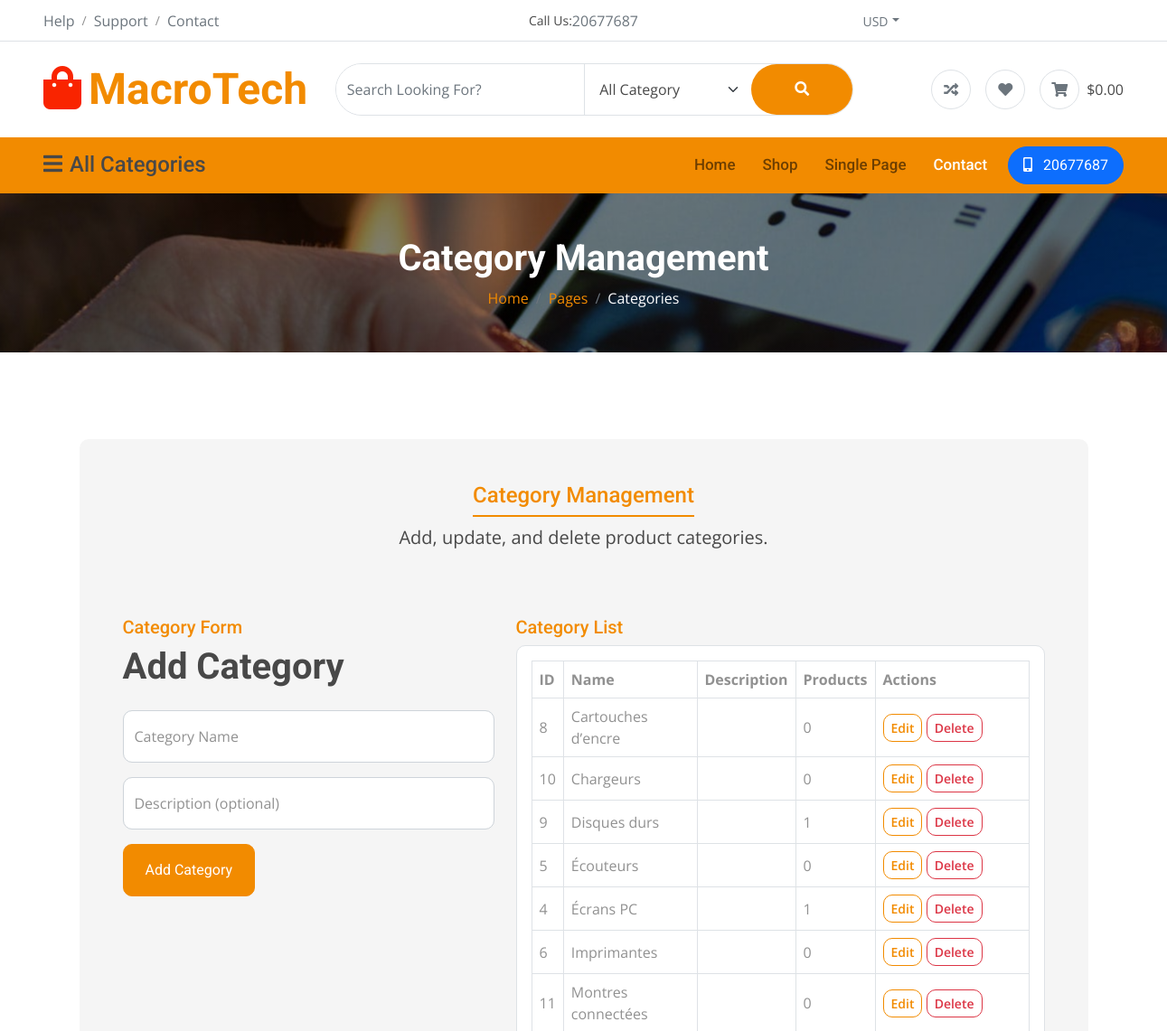
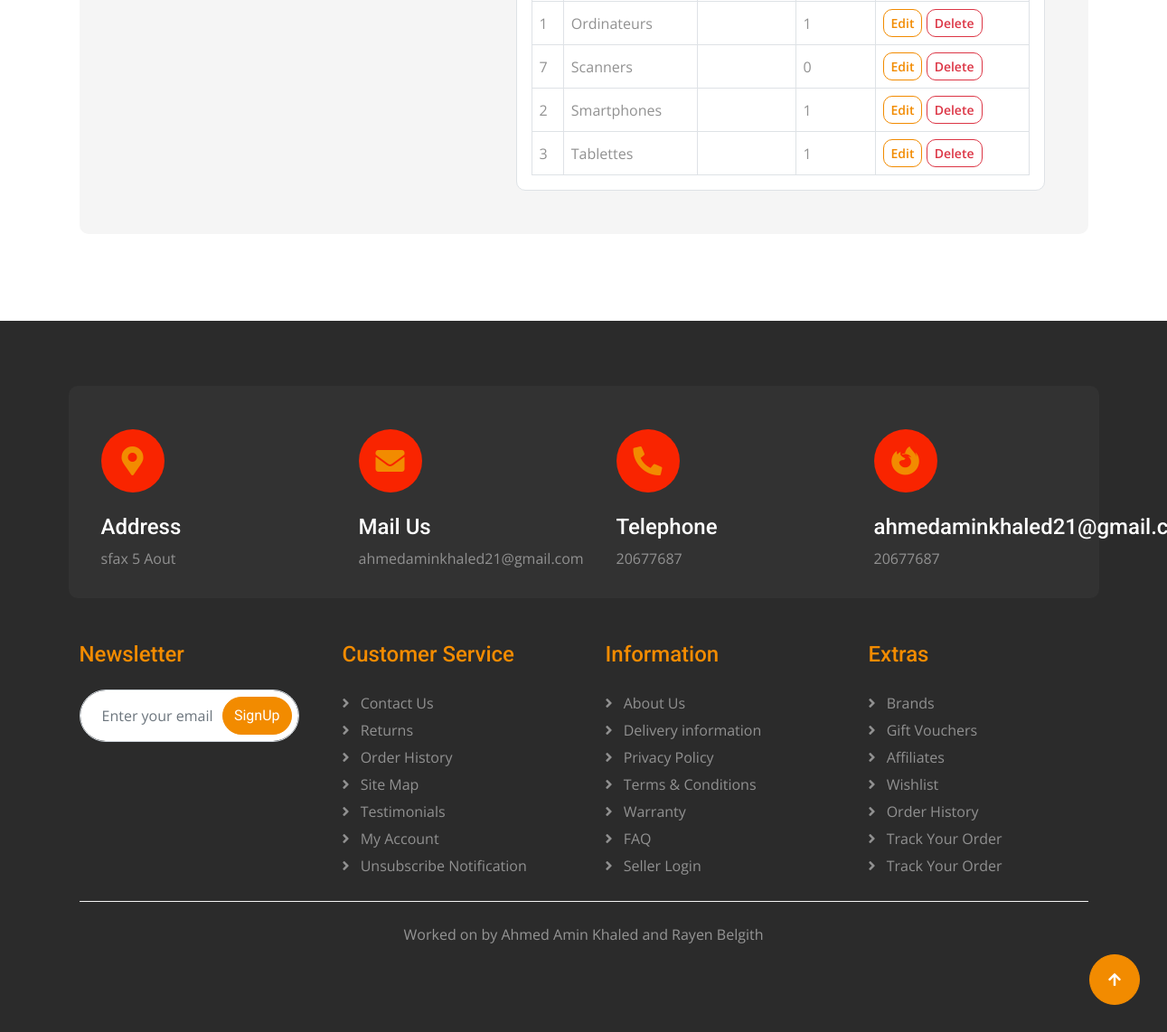
The page /contact.php on the database its author committed (2 pictures, top to bottom).
### tables this page shows
CREATE TABLE IF NOT EXISTS categories (
    id INT UNSIGNED AUTO_INCREMENT PRIMARY KEY,
    name VARCHAR(100) NOT NULL,
    description VARCHAR(255) NULL,
    created_at DATETIME NOT NULL DEFAULT CURRENT_TIMESTAMP,
    updated_at DATETIME NULL DEFAULT NULL ON UPDATE CURRENT_TIMESTAMP,
    CONSTRAINT uq_categories_name UNIQUE (name)
);

### contact.php (the view, shortened to what the rows shown need)
<?php
require_once __DIR__ . '/config/app.php';
$isEdit = false;
?>
<!DOCTYPE html>
<html lang="en">
<head>
    <link rel="stylesheet" href="https://use.fontawesome.com/releases/v5.15.4/css/all.css" />
    <link href="https://cdn.jsdelivr.net/npm/bootstrap-icons@1.4.1/font/bootstrap-icons.css" rel="stylesheet">
    <link href="assets/lib/animate/animate.min.css" rel="stylesheet">
    <link href="assets/lib/owlcarousel/assets/owl.carousel.min.css" rel="stylesheet">
    <link href="assets/css/bootstrap.min.css" rel="stylesheet">
    <link href="assets/css/style.css" rel="stylesheet">
</head>
<body>
    <div class="container-fluid px-5 py-4 d-none d-lg-block">
        <div class="row gx-0 align-items-center text-center">
            <div class="col-md-4 col-lg-3 text-center text-lg-start">
                <div class="d-inline-flex align-items-center">
                    <a href="index.php" class="navbar-brand p-0">
                        <h1 class="display-5 text-primary m-0"><i
                                class="fas fa-shopping-bag text-secondary me-2"></i>MacroTech</h1>
                    </a>
                </div>
            </div>
        </div>
    </div>
                            <?php include __DIR__ . '/includes/sidebar_categories.php'; ?>
                                    <?php include __DIR__ . '/includes/sidebar_categories.php'; ?>
    <div class="container-fluid page-header py-5">
        <h1 class="text-center text-white display-6 wow fadeInUp" data-wow-delay="0.1s">Category Management</h1>
    </div>
    <div class="container-fluid contact py-5">
        <div class="container py-5">
            <div class="p-5 bg-light rounded">
                <div class="row g-4">
                    <div class="col-lg-5">
                        <h1 class="display-6 mb-4 wow fadeInUp" data-wow-delay="0.3s">
                            <?= $isEdit ? 'Update Category' : 'Add Category' ?>
                        </h1>
                    </div>
                    <div class="col-lg-7 wow fadeInUp" data-wow-delay="0.2s">
                        <div class="table-responsive bg-white rounded p-3 border">
                            <table class="table table-bordered table-hover align-middle mb-0">
                                <thead>
                                <tr>
                                    <th>ID</th>
                                    <th>Name</th>
                                    <th>Description</th>
                                    <th>Products</th>
                                    <th style="min-width: 170px;">Actions</th>
                                </tr>
                                </thead>
                                <tbody>
                                <?php if (empty($categories)): ?>
                                    <tr>
                                        <td colspan="5" class="text-center">No categories found.</td>
                                    </tr>
                                <?php else: ?>
                                    <?php foreach ($categories as $category): ?>
                                        <tr>
                                            <td><?= (int)$category['id'] ?></td>
                                            <td><?= e($category['name']) ?></td>
                                            <td><?= e((string)$category['description']) ?></td>
                                            <td><?= (int)$category['products_count'] ?></td>
                                            <td>
                                                <a class="btn btn-sm btn-outline-primary"
                                                   href="contact.php?edit=<?= (int)$category['id'] ?>">Edit</a>
                                                <form method="post" action="contact.php" class="d-inline"
                                                      onsubmit="return confirm('Delete this category?');">
                                                    <button type="submit" class="btn btn-sm btn-outline-danger">Delete</button>
                                                </form>
                                            </td>
                                        </tr>
                                    <?php endforeach; ?>
                                <?php endif; ?>
                                </tbody>
                            </table>
                        </div>
                    </div>
                </div>
            </div>
        </div>
    </div>
</body>
</html>

### rows shown on the page
categories: id "8", name "Cartouches d’encre", products_count "0"
categories: id "10", name "Chargeurs", products_count "0"
categories: id "9", name "Disques durs", products_count "1"
categories: id "5", name "Écouteurs", products_count "0"
categories: id "4", name "Écrans PC", products_count "1"
categories: id "6", name "Imprimantes", products_count "0"
categories: id "11", name "Montres connectées", products_count "0"
categories: id "1", name "Ordinateurs", products_count "1"
categories: id "7", name "Scanners", products_count "0"
categories: id "2", name "Smartphones", products_count "1"
categories: id "3", name "Tablettes", products_count "1"
